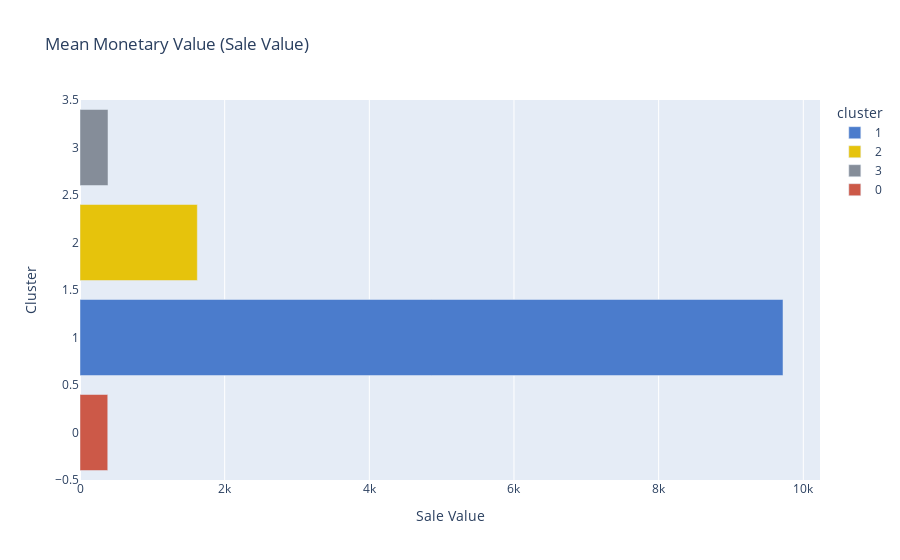
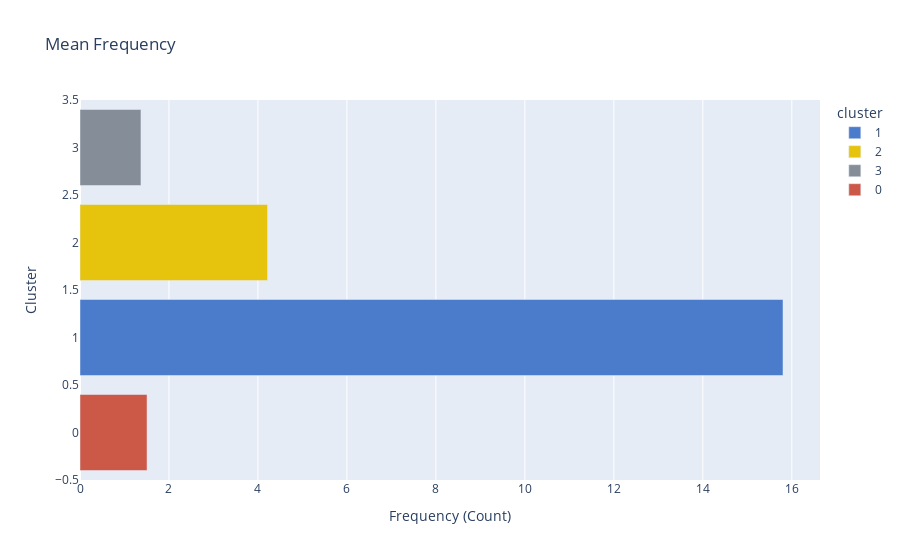
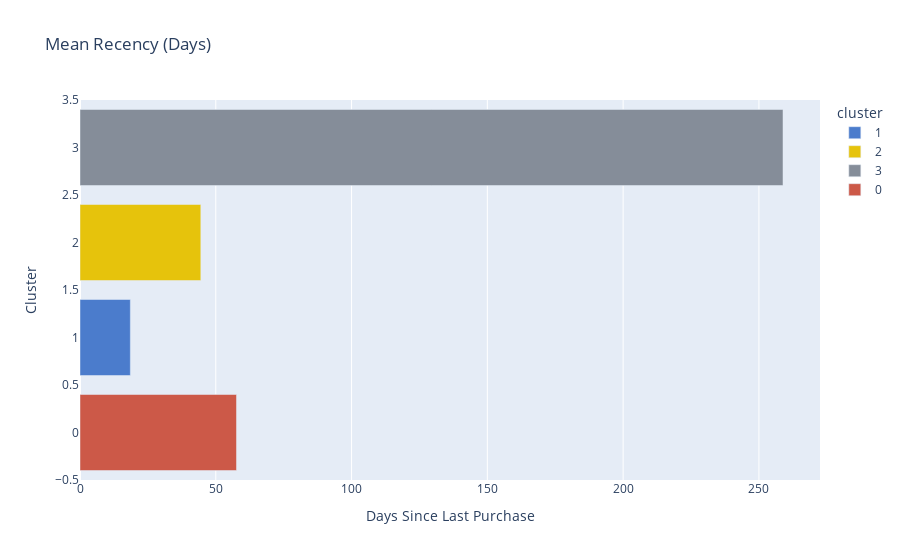

The cell these charts' notebook holds for them, in order:
### Code cell
plot_cluster_means_comparison(df_real_values)

### Figure 1 — Plotly figure (JSON) as saved in the notebook; plotly's stock layout.template omitted (floating-point values rounded to 4 significant figures)
{"data": [{"hovertemplate": "<b>Cluster %{y}</b><br>Mean Value: %{x:,.2f}<extra></extra>", "legendgroup": "1", "marker": {"color": "#4b7ccc", "pattern": {"shape": ""}}, "name": "1", "orientation": "h", "showlegend": true, "textposition": "auto", "type": "bar", "x": [9719.0], "xaxis": "x", "y": [1], "yaxis": "y"}, {"hovertemplate": "<b>Cluster %{y}</b><br>Mean Value: %{x:,.2f}<extra></extra>", "legendgroup": "2", "marker": {"color": "#E6C30C", "pattern": {"shape": ""}}, "name": "2", "orientation": "h", "showlegend": true, "textposition": "auto", "type": "bar", "x": [1622.0], "xaxis": "x", "y": [2], "yaxis": "y"}, {"hovertemplate": "<b>Cluster %{y}</b><br>Mean Value: %{x:,.2f}<extra></extra>", "legendgroup": "3", "marker": {"color": "#858d99", "pattern": {"shape": ""}}, "name": "3", "orientation": "h", "showlegend": true, "textposition": "auto", "type": "bar", "x": [387.1], "xaxis": "x", "y": [3], "yaxis": "y"}, {"hovertemplate": "<b>Cluster %{y}</b><br>Mean Value: %{x:,.2f}<extra></extra>", "legendgroup": "0", "marker": {"color": "#cc5948", "pattern": {"shape": ""}}, "name": "0", "orientation": "h", "showlegend": true, "textposition": "auto", "type": "bar", "x": [383.6], "xaxis": "x", "y": [0], "yaxis": "y"}], "layout": {"barmode": "relative", "hovermode": "y unified", "legend": {"title": {"text": "cluster"}, "tracegroupgap": 0}, "title": {"text": "Mean Monetary Value (Sale Value)"}, "xaxis": {"anchor": "y", "domain": [0, 1], "title": {"text": "Sale Value"}}, "yaxis": {"anchor": "x", "categoryarray": [0, 3, 2, 1], "categoryorder": "array", "domain": [0, 1], "title": {"text": "Cluster"}}}}

### Figure 2 — Plotly figure (JSON) as saved in the notebook; plotly's stock layout.template omitted (floating-point values rounded to 4 significant figures)
{"data": [{"hovertemplate": "<b>Cluster %{y}</b><br>Mean Frequency: %{x:,.2f}<extra></extra>", "legendgroup": "1", "marker": {"color": "#4b7ccc", "pattern": {"shape": ""}}, "name": "1", "orientation": "h", "showlegend": true, "textposition": "auto", "type": "bar", "x": [15.8], "xaxis": "x", "y": [1], "yaxis": "y"}, {"hovertemplate": "<b>Cluster %{y}</b><br>Mean Frequency: %{x:,.2f}<extra></extra>", "legendgroup": "2", "marker": {"color": "#E6C30C", "pattern": {"shape": ""}}, "name": "2", "orientation": "h", "showlegend": true, "textposition": "auto", "type": "bar", "x": [4.216], "xaxis": "x", "y": [2], "yaxis": "y"}, {"hovertemplate": "<b>Cluster %{y}</b><br>Mean Frequency: %{x:,.2f}<extra></extra>", "legendgroup": "3", "marker": {"color": "#858d99", "pattern": {"shape": ""}}, "name": "3", "orientation": "h", "showlegend": true, "textposition": "auto", "type": "bar", "x": [1.37], "xaxis": "x", "y": [3], "yaxis": "y"}, {"hovertemplate": "<b>Cluster %{y}</b><br>Mean Frequency: %{x:,.2f}<extra></extra>", "legendgroup": "0", "marker": {"color": "#cc5948", "pattern": {"shape": ""}}, "name": "0", "orientation": "h", "showlegend": true, "textposition": "auto", "type": "bar", "x": [1.507], "xaxis": "x", "y": [0], "yaxis": "y"}], "layout": {"barmode": "relative", "hovermode": "y unified", "legend": {"title": {"text": "cluster"}, "tracegroupgap": 0}, "title": {"text": "Mean Frequency"}, "xaxis": {"anchor": "y", "domain": [0, 1], "title": {"text": "Frequency (Count)"}}, "yaxis": {"anchor": "x", "categoryarray": [0, 3, 2, 1], "categoryorder": "array", "domain": [0, 1], "title": {"text": "Cluster"}}}}

### Figure 3 — Plotly figure (JSON) as saved in the notebook; plotly's stock layout.template omitted (floating-point values rounded to 4 significant figures)
{"data": [{"hovertemplate": "<b>Cluster %{y}</b><br>Mean Recency: %{x:,.0f} days<extra></extra>", "legendgroup": "1", "marker": {"color": "#4b7ccc", "pattern": {"shape": ""}}, "name": "1", "orientation": "h", "showlegend": true, "textposition": "auto", "type": "bar", "x": [18.54], "xaxis": "x", "y": [1], "yaxis": "y"}, {"hovertemplate": "<b>Cluster %{y}</b><br>Mean Recency: %{x:,.0f} days<extra></extra>", "legendgroup": "2", "marker": {"color": "#E6C30C", "pattern": {"shape": ""}}, "name": "2", "orientation": "h", "showlegend": true, "textposition": "auto", "type": "bar", "x": [44.49], "xaxis": "x", "y": [2], "yaxis": "y"}, {"hovertemplate": "<b>Cluster %{y}</b><br>Mean Recency: %{x:,.0f} days<extra></extra>", "legendgroup": "3", "marker": {"color": "#858d99", "pattern": {"shape": ""}}, "name": "3", "orientation": "h", "showlegend": true, "textposition": "auto", "type": "bar", "x": [258.9], "xaxis": "x", "y": [3], "yaxis": "y"}, {"hovertemplate": "<b>Cluster %{y}</b><br>Mean Recency: %{x:,.0f} days<extra></extra>", "legendgroup": "0", "marker": {"color": "#cc5948", "pattern": {"shape": ""}}, "name": "0", "orientation": "h", "showlegend": true, "textposition": "auto", "type": "bar", "x": [57.63], "xaxis": "x", "y": [0], "yaxis": "y"}], "layout": {"barmode": "relative", "hovermode": "y unified", "legend": {"title": {"text": "cluster"}, "tracegroupgap": 0}, "title": {"text": "Mean Recency (Days)"}, "xaxis": {"anchor": "y", "domain": [0, 1], "title": {"text": "Days Since Last Purchase"}}, "yaxis": {"anchor": "x", "categoryarray": [0, 3, 2, 1], "categoryorder": "array", "domain": [0, 1], "title": {"text": "Cluster"}}}}
